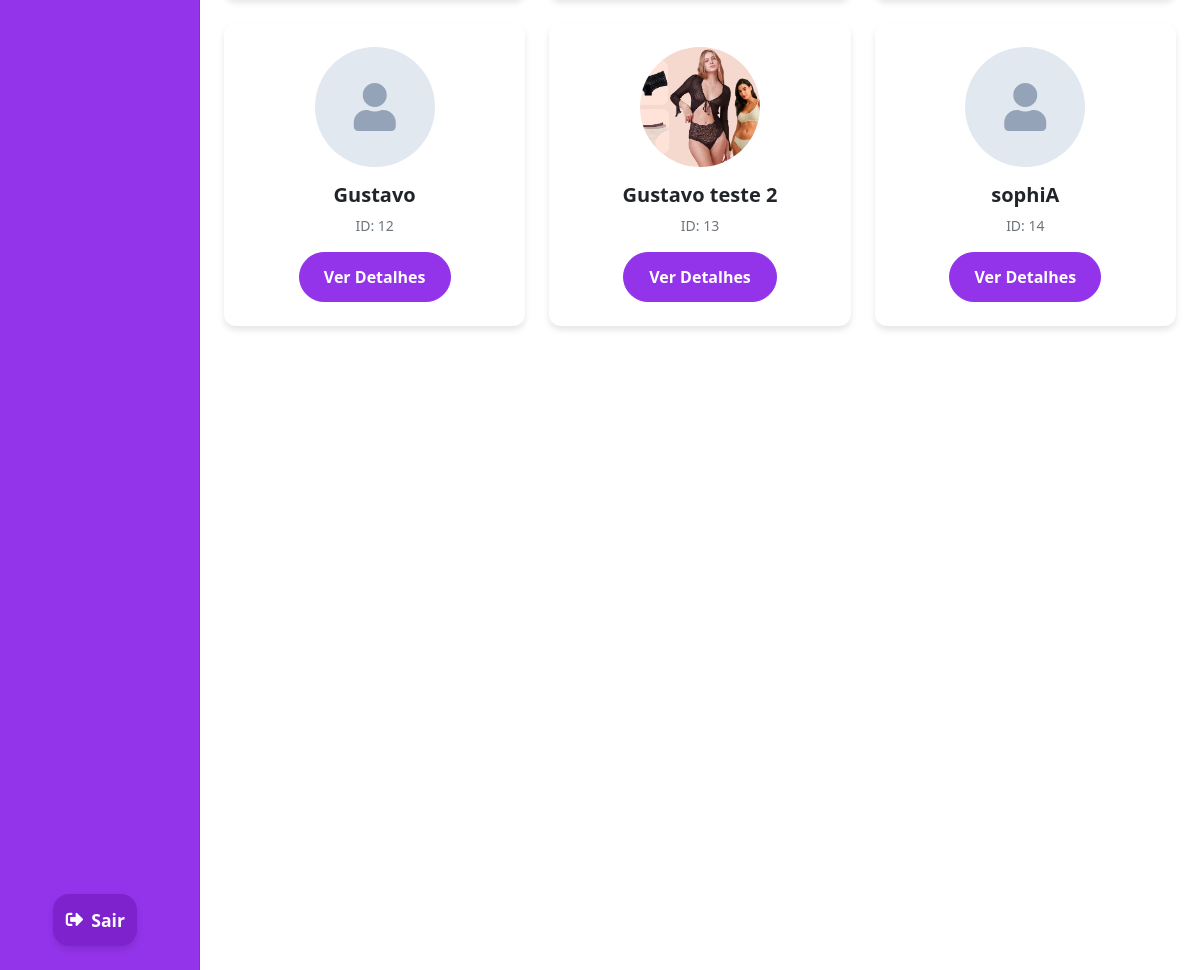
The page /vendedoras/ (signed in, lower part) on the database as committed earlier.
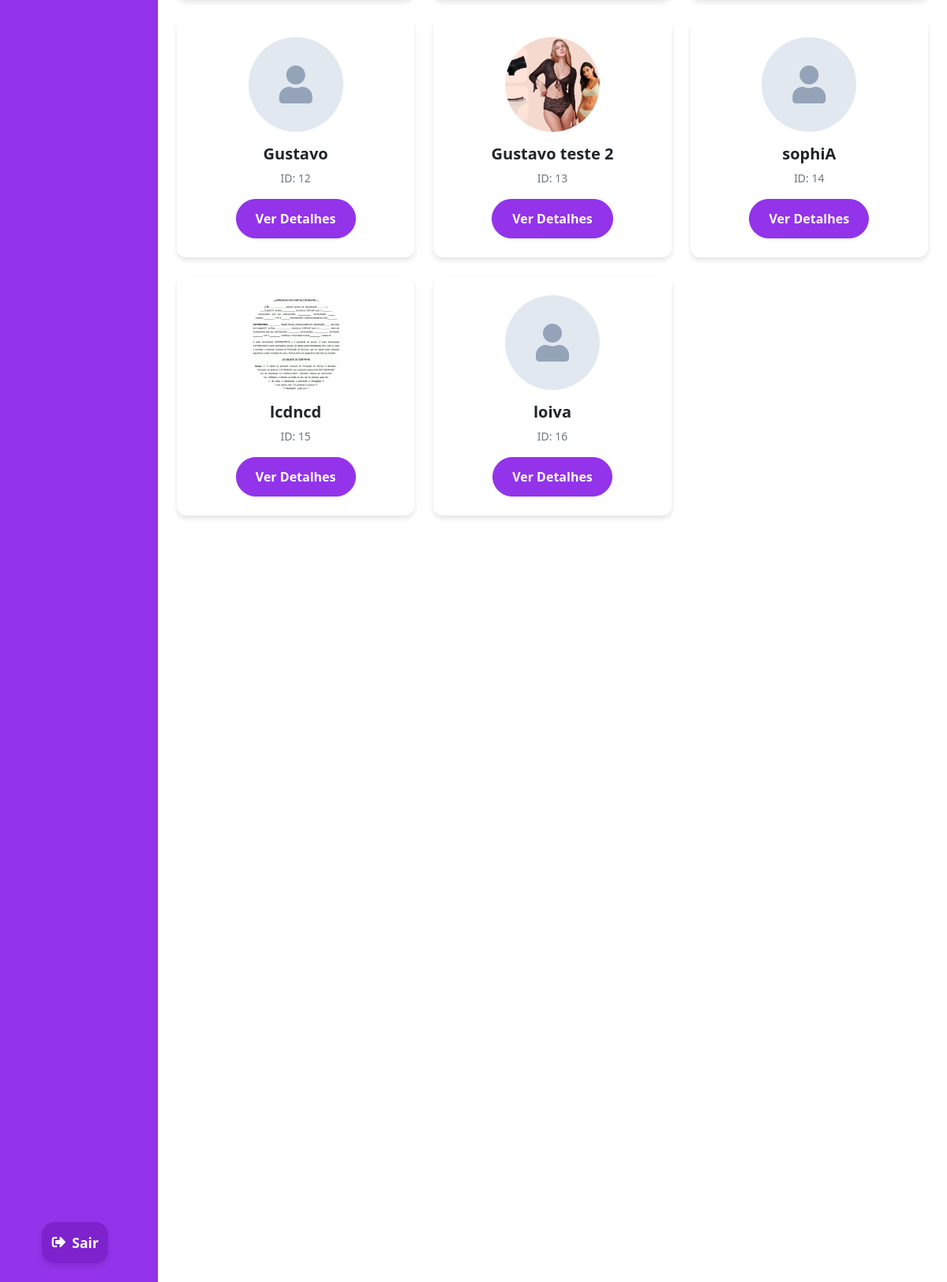
The same page on the database as committed later.
### setup/models.py (models this page shows, shortened)
class Vendedora(models.Model):
    nome = models.CharField(max_length=100)
    foto = models.ImageField(upload_to='vendedoras/', null=True, blank=True)
    logradouro = models.CharField(max_length=200)
    bairro = models.CharField(max_length=100)
    cidade = models.CharField(max_length=100)
    uf = models.CharField(max_length=2)
    telefone1 = models.CharField(max_length=20)
    telefone2 = models.CharField(max_length=20, blank=True, null=True)
    observacoes = models.TextField(blank=True)
    contrato = models.FileField(upload_to='contratos/', null=True, blank=True)
    produtos = models.ManyToManyField('Produto', through='EstoqueVendedora')

### setup/views.py (the view)
# urls.py: path('vendedoras/', views.vendedoras, name='vendedoras'),
@login_required
def vendedoras(request):
    vendedoras = Vendedora.objects.all()
    return render(request, 'vendedoras.html', {'vendedoras': vendedoras})

### setup/templates/vendedoras.html (shortened to what this page needs)
{% extends 'base.html' %}
{% load static %}
{% block content %}
<!DOCTYPE html>
<html lang="pt-br">
<head>
    <link href="https://cdn.jsdelivr.net/npm/bootstrap@5.3.0/dist/css/bootstrap.min.css" rel="stylesheet">
    <link href="https://cdnjs.cloudflare.com/ajax/libs/font-awesome/5.15.3/css/all.min.css" rel="stylesheet">
</head>
<body>
    <div class="container-fluid vh-100">
        <div class="row h-100">
            <nav id="sidebarMenu" class="col-md-3 col-lg-2 d-md-block sidebar collapse p-0">
                <div class="position-sticky pt-3 h-100 d-flex flex-column align-items-center">
                    <div class="mt-auto mb-3">
                        <a class="btn btn-exit" href="{% url 'login' %}">
                            <i class="fas fa-sign-out-alt me-2"></i>
                            <span>Sair</span>
                        </a>
                    </div>
                </div>
            </nav>
            <main class="col-md-9 ms-sm-auto col-lg-10 px-md-4">
                <div class="row g-4">
                    {% for vendedora in vendedoras %}
                    <div class="col-md-6 col-lg-4">
                        <div class="seller-card">
                            <div class="text-center">
                                {% if vendedora.foto %}
                                    <img src="{{ vendedora.foto.url }}" alt="Foto de {{ vendedora.nome }}" class="seller-photo">
                                {% else %}
                                    <div class="seller-photo-placeholder">
                                        <i class="fas fa-user"></i>
                                    </div>
                                {% endif %}
                                <h3 class="seller-name">{{ vendedora.nome }}</h3>
                                <p class="seller-id mb-3">ID: {{ vendedora.id }}</p>
                                <a href="{% url 'detalhes_vendedora' vendedora.id %}" class="btn btn-primary">Ver Detalhes</a>
                            </div>
                        </div>
                    </div>
                    {% empty %}
                    <div class="col-12">
                        <p class="text-center">Nenhuma vendedora cadastrada ainda.</p>
                    </div>
                    {% endfor %}
                </div>
            </main>
        </div>
    </div>
</body>
</html>
{% endblock %}

Rows that differ between the two databases and show on the page:
added Vendedora: foto (picture), nome "lcdncd", id "15"
added Vendedora: nome "loiva", id "16"
